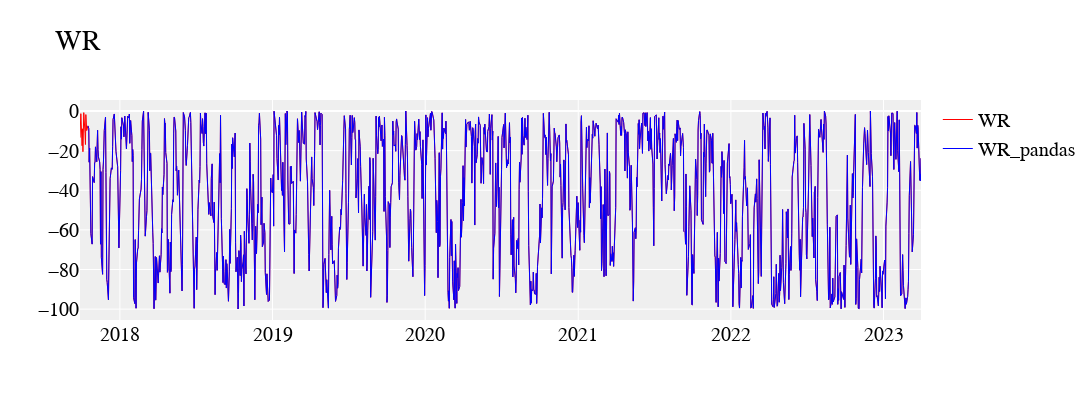
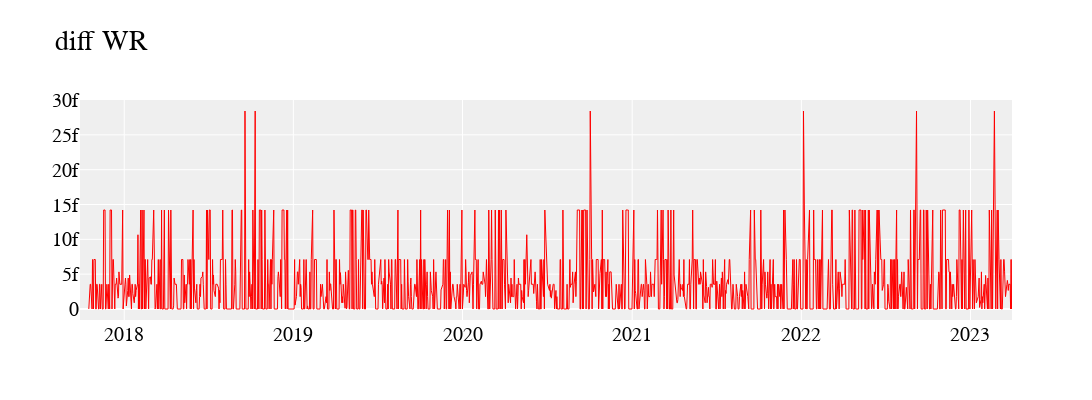

Here is the notebook cell these charts were saved with, in order:
### Code cell
plot_2_line(df.index,df['%R'],df_pandas['WILLR_14'],'WR','WR_pandas','WR')
plot_1_line(df.index,np.abs(df['%R']-df_pandas['WILLR_14']),'diff WR')

### Figure 1 — Plotly figure (JSON) as saved in the notebook; plotly's stock layout.template omitted (floating-point values rounded to 4 significant figures; data arrays with more than 128 entries replaced by an {"elided": "..."} marker saying what was removed)
{"data": [{"legendgroup": "1", "line": {"color": "red", "width": 1}, "name": "WR", "type": "scatter", "x": {"elided": "1387 str values"}, "xaxis": "x", "y": {"elided": "1387 float values"}, "yaxis": "y"}, {"legendgroup": "1", "line": {"color": "blue", "width": 1}, "name": "WR_pandas", "type": "scatter", "x": {"elided": "1387 str values"}, "xaxis": "x", "y": {"elided": "1387 float values"}, "yaxis": "y"}], "layout": {"font": {"color": "#000000", "family": "Monospace", "size": 20}, "height": 400, "plot_bgcolor": "#efefef", "title": {"text": "WR"}, "width": 1200, "xaxis": {"anchor": "y", "domain": [0, 1], "rangeslider": {"visible": false}}, "yaxis": {"anchor": "x", "domain": [0, 1]}}}

### Figure 2 — Plotly figure (JSON) as saved in the notebook; plotly's stock layout.template omitted (floating-point values rounded to 4 significant figures; data arrays with more than 128 entries replaced by an {"elided": "..."} marker saying what was removed)
{"data": [{"legendgroup": "1", "line": {"color": "red", "width": 1}, "type": "scatter", "x": {"elided": "1387 str values"}, "xaxis": "x", "y": {"elided": "1387 float values"}, "yaxis": "y"}], "layout": {"font": {"color": "#000000", "family": "Monospace", "size": 20}, "height": 400, "plot_bgcolor": "#efefef", "title": {"text": "diff WR"}, "width": 1200, "xaxis": {"anchor": "y", "domain": [0, 1], "rangeslider": {"visible": false}}, "yaxis": {"anchor": "x", "domain": [0, 1]}}}
